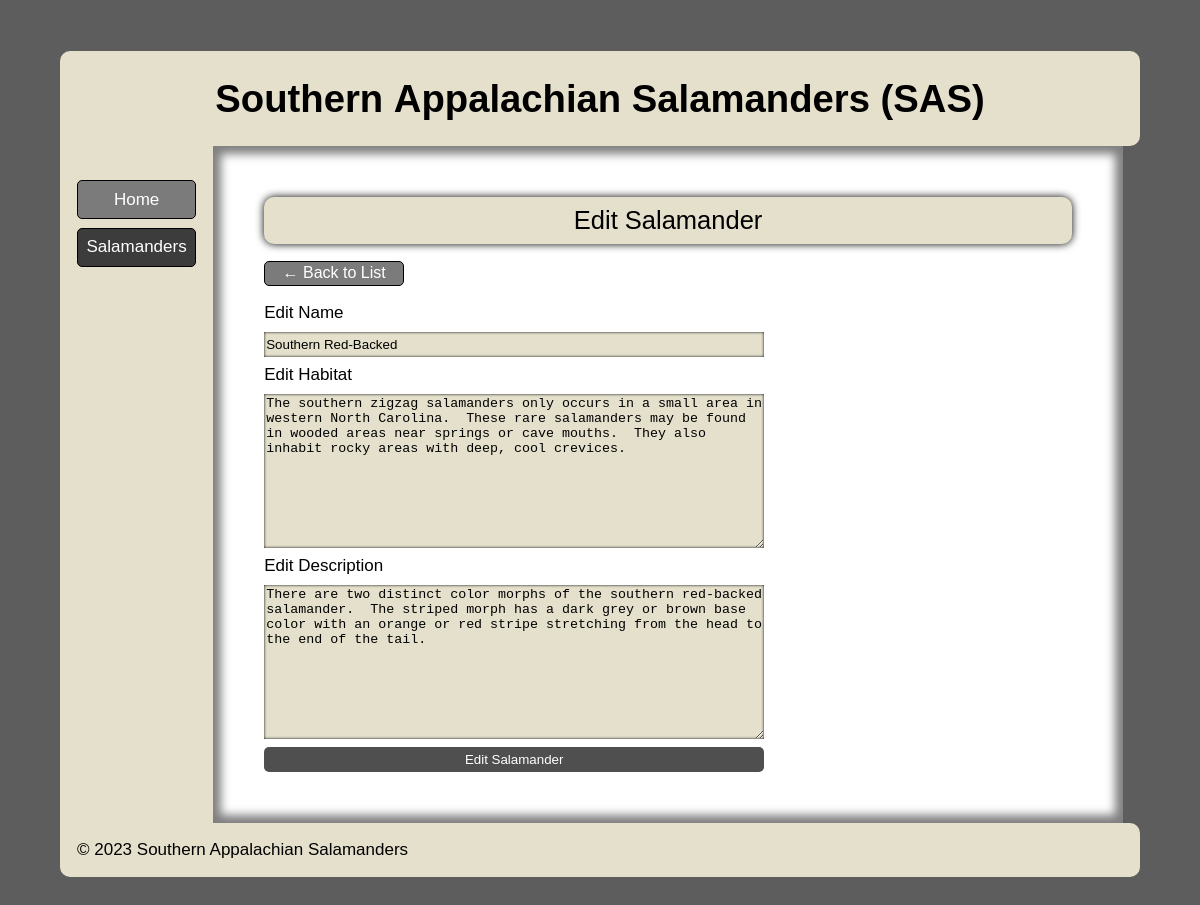
The page /phase04/public/salamanders/edit.php?id=1 on the database its author committed.
### tables this page shows
CREATE TABLE `salamander` (
  `id` int(11) NOT NULL AUTO_INCREMENT,
  `name` varchar(255) NOT NULL,
  `habitat` text,
  `description` text,
  PRIMARY KEY(id)
);

### phase04/private/functions.php (called while the page is built, shortened)
<?php
function url_for($script_path) {
  if($script_path[0] != '/') {
    $script_path = "/" . $script_path;
  }
  return WWW_ROOT . $script_path;
}
function u($string="") {
  return urlencode($string);
}
function h($string="") {
  return htmlspecialchars($string);
}

### phase04/private/query-functions.php (called while the page is built, shortened)
<?php
function find_salamander($id) {
  global $db;
  $sql = "SELECT * FROM salamander ";
  $sql .= "WHERE id='" . $id . "'";
  $result = mysqli_query($db, $sql);
  return $result;
}

### phase04/public/salamanders/edit.php (the view, shortened to what this page needs)
<?php
$id = $_GET['id'];
if(is_post_request()) {
  $salamander = [];
  $salamander['id'] = $id;
  $salamander['name'] = $_POST['name'] ?? '';
  $salamander['habitat'] = $_POST['habitat'] ?? '';
  $salamander['description'] = $_POST['description'] ?? '';
  $result = update_salamander($salamander);
  redirect_to(url_for('salamanders/show.php?id=' . $id));
} else {
  $salamander = mysqli_fetch_assoc(find_salamander($id));
}
include(SHARED_PATH . '/salamander-header.php');
?>
<main>
  <h2>Edit Salamander</h2>
  <a class="back-link" href="<?= url_for('/salamanders/index.php'); ?>">&#8592; Back to List</a>
  <form action="<?= url_for('/salamanders/edit.php?id=' . h(u($id))); ?>" method="post">
    <label for="name">Edit Name</label>
    <input type="text" id="name" name="name" value="<?= $salamander['name'] ?>">
    <label for="habitat">Edit Habitat</label>
    <textarea name="habitat" id="habitat" cols="30" rows="10"><?= $salamander['habitat'] ?></textarea>
    <label for="description">Edit Description</label>
    <textarea name="description" id="description" cols="30" rows="10"><?= $salamander['description'] ?></textarea>
    <input type="submit" value="Edit Salamander">
  </form>
</main>
<?php include(SHARED_PATH . '/salamander-footer.php'); ?>

### phase04/public/stylesheets/salamanders.css (style rules this page uses)
:root { --bgTan: #e4e0cc; --navColor: #7b7b7b; --navHover: #595959; --navCurrent: #3c3c3c; --buttonColor: #4f4f4f; --buttonActive: #7b7b7b; }
* { box-sizing: border-box; }
html { background: #5d5d5d; font: 17px Verdana, Geneva, Tahoma, sans-serif; }
body { display: grid; grid-template: repeat(3, auto) / auto 1fr; max-width: 90%; margin: 3rem auto; }
a { border-radius: 5px; text-decoration: none; }
.back-link, #create-link { background: var(--navColor); border: 1px solid #000; color: #fff; display: block; font-size: 16px; margin-bottom: 1rem; padding: .15rem; text-align: center; width: 140px; }
main { background: #fff; box-shadow: inset 0 0 10px 8px rgba(0, 0, 0, .5); display: flex; flex-direction: column; grid-area: 2 / 2 / 3 / -1; padding: 3rem; margin-right: 1rem; }
main h2 { background: var(--bgTan); border-radius: 10px; box-shadow: 0 0 8px 0; font-weight: lighter; margin: 0 0 1rem; padding: .52rem; text-align: center; }
main a { padding-bottom: .5rem; }
form { align-items: left; display: flex; flex-direction: column; gap: .5rem; margin: 0; max-width: 500px; padding: 0; }
input[type="text"] { background: var(--bgTan); border: none; box-shadow: inset 0 0 3px 0 #000; height: 25px; }
textarea { background: var(--bgTan); border: none; box-shadow: inset 0 0 3px 0 #000; }
input[type="submit"] { display: flex; background: var(--buttonColor); border: none; border-radius: 5px; color: #fff; padding: .3rem .5rem; }

### rows shown on the page
salamander: name "Southern Red-Backed", habitat "The southern zigzag salamanders only occurs in a small area in western North Carolina. These rare salamanders may be found in wooded areas near springs or cave mouths. They also inhabit rocky areas with deep, cool crevices.", description "There are two distinct color morphs of the southern red-backed salamander. The striped morph has a dark grey or brown base color with an orange or red stripe stretching from the head to the end of the tail."
